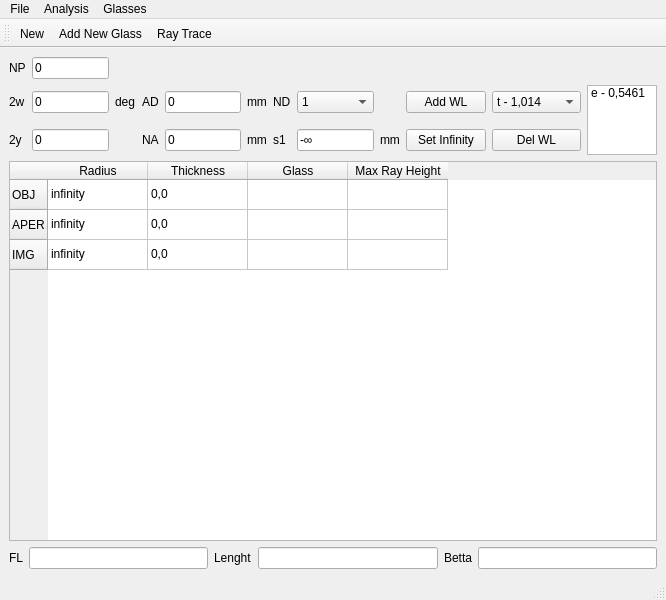
<?xml version="1.0" encoding="UTF-8"?>
<ui version="4.0">
 <class>MainWindow</class>
 <widget class="QMainWindow" name="MainWindow">
  <property name="geometry">
   <rect>
    <x>0</x>
    <y>0</y>
    <width>666</width>
    <height>600</height>
   </rect>
  </property>
  <property name="windowTitle">
   <string>MainWindow</string>
  </property>
  <widget class="QWidget" name="centralwidget">
   <layout class="QVBoxLayout" name="verticalLayout">
    <item>
     <layout class="QHBoxLayout" name="horizontalLayout">
      <item>
       <layout class="QGridLayout" name="gridLayout" rowstretch="0,0,0" columnstretch="0,200,0,0,200,0,0,200,0,100,0,100">
        <item row="2" column="8">
         <widget class="QLabel" name="label">
          <property name="text">
           <string>mm</string>
          </property>
          <property name="buddy">
           <cstring>S1_value</cstring>
          </property>
         </widget>
        </item>
        <item row="1" column="1">
         <widget class="QLineEdit" name="FieldAngle">
          <property name="toolTip">
           <string>&lt;html&gt;&lt;head/&gt;&lt;body&gt;&lt;p&gt;Number of surfaces&lt;/p&gt;&lt;/body&gt;&lt;/html&gt;</string>
          </property>
          <property name="text">
           <string>0</string>
          </property>
          <property name="maxLength">
           <number>32759</number>
          </property>
         </widget>
        </item>
        <item row="1" column="4">
         <widget class="QLineEdit" name="EPDiameter">
          <property name="toolTip">
           <string>&lt;html&gt;&lt;head/&gt;&lt;body&gt;&lt;p&gt;Number of surfaces&lt;/p&gt;&lt;/body&gt;&lt;/html&gt;</string>
          </property>
          <property name="text">
           <string>0</string>
          </property>
          <property name="maxLength">
           <number>32759</number>
          </property>
         </widget>
        </item>
        <item row="1" column="3">
         <widget class="QLabel" name="label_NP_8">
          <property name="text">
           <string>AD</string>
          </property>
          <property name="buddy">
           <cstring>EPDiameter</cstring>
          </property>
         </widget>
        </item>
        <item row="1" column="0">
         <widget class="QLabel" name="label_NP_2">
          <property name="text">
           <string>2w</string>
          </property>
          <property name="buddy">
           <cstring>FieldAngle</cstring>
          </property>
         </widget>
        </item>
        <item row="0" column="0">
         <widget class="QLabel" name="label_NP">
          <property name="text">
           <string>NP</string>
          </property>
          <property name="buddy">
           <cstring>lineEdit_NP</cstring>
          </property>
         </widget>
        </item>
        <item row="2" column="6">
         <widget class="QLabel" name="label_NP_7">
          <property name="text">
           <string>s1</string>
          </property>
          <property name="buddy">
           <cstring>S1_value</cstring>
          </property>
         </widget>
        </item>
        <item row="1" column="5">
         <widget class="QLabel" name="label_3">
          <property name="text">
           <string>mm</string>
          </property>
          <property name="buddy">
           <cstring>EPDiameter</cstring>
          </property>
         </widget>
        </item>
        <item row="2" column="5">
         <widget class="QLabel" name="label_4">
          <property name="text">
           <string>mm</string>
          </property>
          <property name="buddy">
           <cstring>FieldHeight</cstring>
          </property>
         </widget>
        </item>
        <item row="2" column="9">
         <widget class="QPushButton" name="setInfinity">
          <property name="text">
           <string>Set Infinity</string>
          </property>
         </widget>
        </item>
        <item row="2" column="7">
         <widget class="QLineEdit" name="S1_value">
          <property name="toolTip">
           <string>&lt;html&gt;&lt;head/&gt;&lt;body&gt;&lt;p&gt;Number of surfaces&lt;/p&gt;&lt;/body&gt;&lt;/html&gt;</string>
          </property>
          <property name="text">
           <string>-∞</string>
          </property>
          <property name="maxLength">
           <number>32759</number>
          </property>
         </widget>
        </item>
        <item row="1" column="11" rowspan="2">
         <widget class="QListWidget" name="listWidget_WLines">
          <item>
           <property name="text">
            <string>e - 0,5461</string>
           </property>
          </item>
         </widget>
        </item>
        <item row="0" column="1">
         <widget class="QLineEdit" name="lineEdit_NP">
          <property name="toolTip">
           <string>&lt;html&gt;&lt;head/&gt;&lt;body&gt;&lt;p&gt;Number of surfaces&lt;/p&gt;&lt;/body&gt;&lt;/html&gt;</string>
          </property>
          <property name="text">
           <string>0</string>
          </property>
          <property name="maxLength">
           <number>32759</number>
          </property>
         </widget>
        </item>
        <item row="2" column="10">
         <widget class="QPushButton" name="deleteWL">
          <property name="text">
           <string>Del WL</string>
          </property>
         </widget>
        </item>
        <item row="1" column="2">
         <widget class="QLabel" name="label_2">
          <property name="text">
           <string>deg</string>
          </property>
          <property name="buddy">
           <cstring>FieldAngle</cstring>
          </property>
         </widget>
        </item>
        <item row="2" column="0">
         <widget class="QLabel" name="label_NP_3">
          <property name="text">
           <string>2y</string>
          </property>
          <property name="buddy">
           <cstring>FieldHeight</cstring>
          </property>
         </widget>
        </item>
        <item row="2" column="1">
         <widget class="QLineEdit" name="FieldHeight">
          <property name="toolTip">
           <string>&lt;html&gt;&lt;head/&gt;&lt;body&gt;&lt;p&gt;Number of surfaces&lt;/p&gt;&lt;/body&gt;&lt;/html&gt;</string>
          </property>
          <property name="text">
           <string>0</string>
          </property>
          <property name="maxLength">
           <number>32759</number>
          </property>
         </widget>
        </item>
        <item row="2" column="4">
         <widget class="QLineEdit" name="ObjNA">
          <property name="toolTip">
           <string>&lt;html&gt;&lt;head/&gt;&lt;body&gt;&lt;p&gt;Number of surfaces&lt;/p&gt;&lt;/body&gt;&lt;/html&gt;</string>
          </property>
          <property name="text">
           <string>0</string>
          </property>
          <property name="maxLength">
           <number>32759</number>
          </property>
         </widget>
        </item>
        <item row="2" column="3">
         <widget class="QLabel" name="label_NP_9">
          <property name="text">
           <string>NA</string>
          </property>
          <property name="buddy">
           <cstring>ObjNA</cstring>
          </property>
         </widget>
        </item>
        <item row="1" column="6">
         <widget class="QLabel" name="label_ND">
          <property name="text">
           <string>ND</string>
          </property>
          <property name="buddy">
           <cstring>comboBox_ND</cstring>
          </property>
         </widget>
        </item>
        <item row="1" column="7">
         <widget class="QComboBox" name="comboBox_ND">
          <item>
           <property name="text">
            <string>1</string>
           </property>
          </item>
         </widget>
        </item>
        <item row="1" column="9">
         <widget class="QPushButton" name="addWL">
          <property name="text">
           <string>Add WL</string>
          </property>
         </widget>
        </item>
        <item row="1" column="10">
         <widget class="QComboBox" name="comboBox_WLines">
          <item>
           <property name="text">
            <string>t - 1,014</string>
           </property>
          </item>
          <item>
           <property name="text">
            <string>s - 0,8521</string>
           </property>
          </item>
          <item>
           <property name="text">
            <string>r - 0,7065</string>
           </property>
          </item>
          <item>
           <property name="text">
            <string>C - 0,6563</string>
           </property>
          </item>
          <item>
           <property name="text">
            <string>C' - 0,6438</string>
           </property>
          </item>
          <item>
           <property name="text">
            <string>- 0,6328</string>
           </property>
          </item>
          <item>
           <property name="text">
            <string>D - 0,5893</string>
           </property>
          </item>
          <item>
           <property name="text">
            <string>d - 0,5876</string>
           </property>
          </item>
          <item>
           <property name="text">
            <string>e - 0,5461</string>
           </property>
          </item>
          <item>
           <property name="text">
            <string>F - 0,4861</string>
           </property>
          </item>
          <item>
           <property name="text">
            <string>F' - 0,48</string>
           </property>
          </item>
          <item>
           <property name="text">
            <string>g - 0,4358</string>
           </property>
          </item>
          <item>
           <property name="text">
            <string>h - 0,4047</string>
           </property>
          </item>
         </widget>
        </item>
       </layout>
      </item>
     </layout>
    </item>
    <item>
     <widget class="QTableWidget" name="tableWidget">
      <row>
       <property name="text">
        <string>OBJ</string>
       </property>
      </row>
      <row>
       <property name="text">
        <string>APER</string>
       </property>
      </row>
      <row>
       <property name="text">
        <string>IMG</string>
       </property>
      </row>
      <column>
       <property name="text">
        <string>Radius</string>
       </property>
      </column>
      <column>
       <property name="text">
        <string>Thickness</string>
       </property>
      </column>
      <column>
       <property name="text">
        <string>Glass</string>
       </property>
      </column>
      <column>
       <property name="text">
        <string>Max Ray Height</string>
       </property>
      </column>
      <item row="0" column="0">
       <property name="text">
        <string>infinity</string>
       </property>
      </item>
      <item row="0" column="1">
       <property name="text">
        <string>0,0</string>
       </property>
       <property name="flags">
        <set>ItemIsSelectable|ItemIsDragEnabled|ItemIsDropEnabled|ItemIsUserCheckable|ItemIsEnabled</set>
       </property>
      </item>
      <item row="0" column="2">
       <property name="text">
        <string/>
       </property>
      </item>
      <item row="1" column="0">
       <property name="text">
        <string>infinity</string>
       </property>
      </item>
      <item row="1" column="1">
       <property name="text">
        <string>0,0</string>
       </property>
      </item>
      <item row="2" column="0">
       <property name="text">
        <string>infinity</string>
       </property>
      </item>
      <item row="2" column="1">
       <property name="text">
        <string>0,0</string>
       </property>
      </item>
     </widget>
    </item>
    <item>
     <layout class="QHBoxLayout" name="horizontalLayout_3">
      <item>
       <widget class="QLabel" name="label_FL">
        <property name="text">
         <string>FL</string>
        </property>
       </widget>
      </item>
      <item>
       <widget class="QLineEdit" name="FLVal">
        <property name="enabled">
         <bool>true</bool>
        </property>
        <property name="readOnly">
         <bool>true</bool>
        </property>
       </widget>
      </item>
      <item>
       <widget class="QLabel" name="label_Len">
        <property name="text">
         <string>Lenght</string>
        </property>
       </widget>
      </item>
      <item>
       <widget class="QLineEdit" name="TotalLenghtVal">
        <property name="readOnly">
         <bool>true</bool>
        </property>
       </widget>
      </item>
      <item>
       <widget class="QLabel" name="label_Magn">
        <property name="text">
         <string>Betta</string>
        </property>
       </widget>
      </item>
      <item>
       <widget class="QLineEdit" name="LinMagnification">
        <property name="text">
         <string/>
        </property>
        <property name="readOnly">
         <bool>true</bool>
        </property>
       </widget>
      </item>
     </layout>
    </item>
   </layout>
  </widget>
  <widget class="QMenuBar" name="menubar">
   <property name="geometry">
    <rect>
     <x>0</x>
     <y>0</y>
     <width>666</width>
     <height>24</height>
    </rect>
   </property>
   <widget class="QMenu" name="FileMenu">
    <property name="title">
     <string>File</string>
    </property>
    <addaction name="actionNew"/>
   </widget>
   <widget class="QMenu" name="menuGlasses">
    <property name="title">
     <string>Glasses</string>
    </property>
    <addaction name="actionAdd_New_Glass"/>
   </widget>
   <widget class="QMenu" name="menuAnalysis">
    <property name="title">
     <string>Analysis</string>
    </property>
    <addaction name="actionSpot_Diagram"/>
    <addaction name="actionRay_Trace"/>
   </widget>
   <addaction name="FileMenu"/>
   <addaction name="menuAnalysis"/>
   <addaction name="menuGlasses"/>
  </widget>
  <widget class="QStatusBar" name="statusbar"/>
  <widget class="QToolBar" name="toolBar">
   <property name="windowTitle">
    <string>toolBar</string>
   </property>
   <attribute name="toolBarArea">
    <enum>TopToolBarArea</enum>
   </attribute>
   <attribute name="toolBarBreak">
    <bool>false</bool>
   </attribute>
   <addaction name="actionNew"/>
   <addaction name="actionAdd_New_Glass"/>
   <addaction name="actionRay_Trace"/>
  </widget>
  <action name="actionNew">
   <property name="text">
    <string>New</string>
   </property>
   <property name="toolTip">
    <string>Reset Optical System</string>
   </property>
  </action>
  <action name="actionAdd_New_Glass">
   <property name="text">
    <string>Add New Glass</string>
   </property>
  </action>
  <action name="actionSpot_Diagram">
   <property name="text">
    <string>Spot Diagram</string>
   </property>
  </action>
  <action name="actionRay_Trace">
   <property name="text">
    <string>Ray Trace</string>
   </property>
  </action>
 </widget>
 <tabstops>
  <tabstop>EPDiameter</tabstop>
  <tabstop>S1_value</tabstop>
  <tabstop>setInfinity</tabstop>
  <tabstop>LinMagnification</tabstop>
  <tabstop>FLVal</tabstop>
  <tabstop>tableWidget</tabstop>
  <tabstop>TotalLenghtVal</tabstop>
 </tabstops>
 <resources/>
 <connections/>
</ui>
